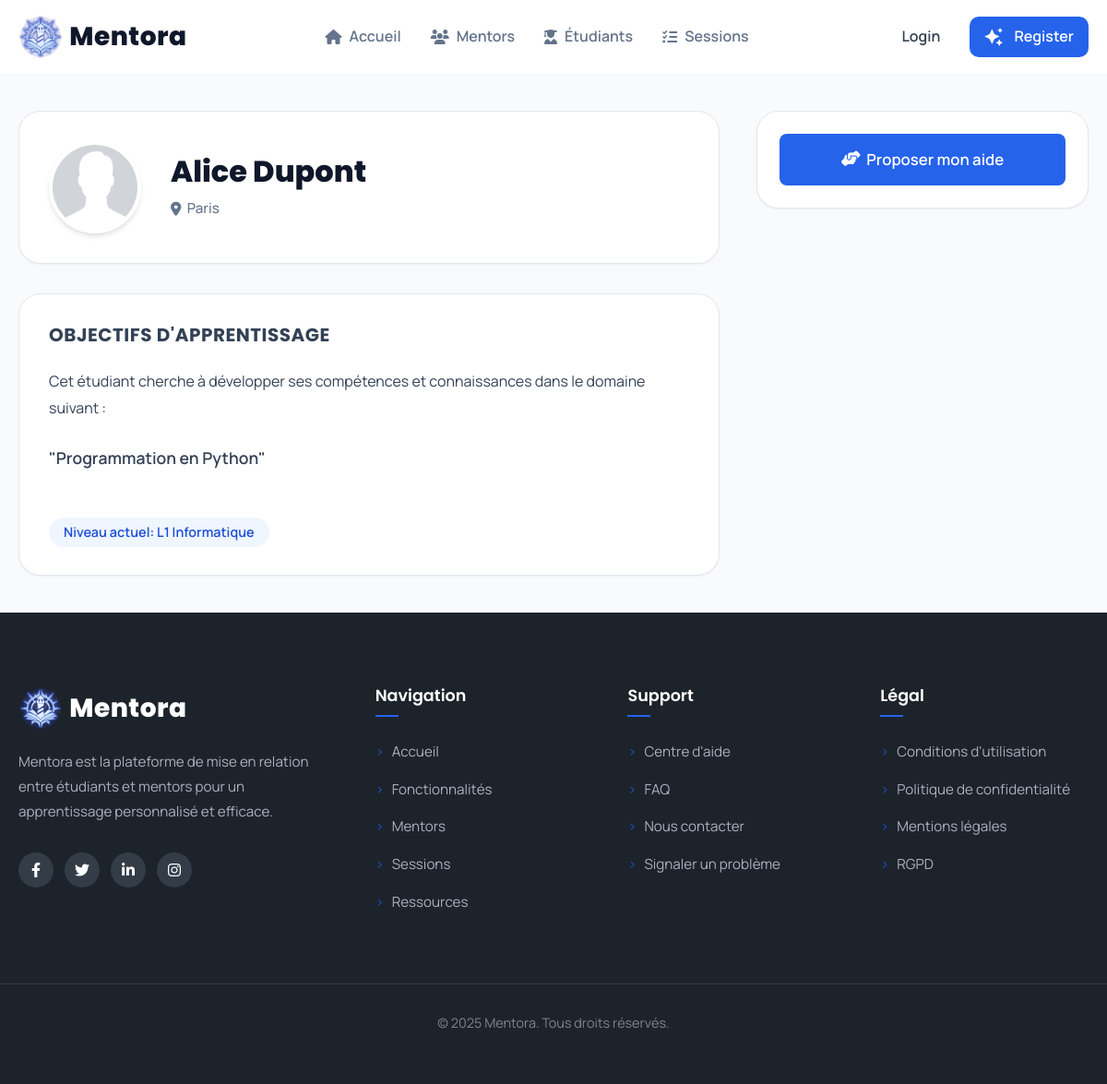
The app's page /student_profile.php?id=1 with its own data.
### tables this page shows
CREATE TABLE Etudiant (
    idEtudiant INT AUTO_INCREMENT PRIMARY KEY,
    niveau VARCHAR(50) DEFAULT 'Non spécifié',
    sujetRecherche VARCHAR(255) DEFAULT 'Besoin d\'aide générale',
    idUtilisateur INT NOT NULL UNIQUE,
    FOREIGN KEY (idUtilisateur) REFERENCES Utilisateur(idUtilisateur)
        ON DELETE CASCADE ON UPDATE CASCADE
);

CREATE TABLE Utilisateur (
    idUtilisateur INT AUTO_INCREMENT PRIMARY KEY,
    nomUtilisateur VARCHAR(50) NOT NULL,
    prenomUtilisateur VARCHAR(50) NOT NULL,
    emailUtilisateur VARCHAR(200) NOT NULL UNIQUE,
    motDePasse VARCHAR(255) NOT NULL,
    role ENUM('etudiant', 'mentor') NOT NULL,
    ville VARCHAR(100),
    photoUrl VARCHAR(255) DEFAULT 'default_avatar.png',
    verified BOOLEAN NOT NULL DEFAULT FALSE,
    INDEX idx_email (emailUtilisateur)
);

### config/helpers.php (called while the page is built, shortened)
<?php
function get_profile_image_path($photoUrl) {
    $default_web_path = '../assets/images/default_avatar.png';
    return $default_web_path;
}
?>

### public/student_profile.php (the view, shortened to what this page needs)
<?php
require '../config/config.php';
require '../config/helpers.php';
$studentId = (int)$_GET['id'];
$stmt = $pdo->prepare("
    SELECT u.prenomUtilisateur, u.nomUtilisateur, u.ville, u.photoUrl, e.niveau, e.sujetRecherche
    FROM Etudiant e JOIN Utilisateur u ON e.idUtilisateur = u.idUtilisateur
    WHERE e.idEtudiant = :student_id");
$stmt->execute([':student_id' => $studentId]);
$student = $stmt->fetch(PDO::FETCH_ASSOC);
require_once '../includes/header.php';
?>
<link rel="stylesheet" href="../assets/css/profile.css?v=<?php echo time(); ?>">
<main class="profile-page-main">
    <div class="container">
       <div class="profile-container">
            <div class="profile-main-content">
                <div class="profile-header-card">
                    <img src="<?= get_profile_image_path($student['photoUrl']) ?>" alt="Photo de <?= htmlspecialchars($student['prenomUtilisateur']) ?>" class="profile-header-avatar">
                    <div class="profile-header-info">
                        <h1><?= htmlspecialchars($student['prenomUtilisateur'] . ' ' . $student['nomUtilisateur']) ?></h1>
                        <div class="profile-header-meta">
                             <?php if (!empty($student['ville'])): ?>
                                <div class="location"><i class="fas fa-map-marker-alt"></i> <?= htmlspecialchars($student['ville']) ?></div>
                            <?php endif; ?>
                        </div>
                    </div>
                </div>
                <div class="content-card">
                    <h2>Objectifs d'apprentissage</h2>
                    <p>Cet étudiant cherche à développer ses compétences et connaissances dans le domaine suivant :</p>
                    <p style="font-size: 1.1rem; font-weight: 600;">"<?= htmlspecialchars($student['sujetRecherche']) ?>"</p>
                    <br>
                    <span class="tag">Niveau actuel: <?= htmlspecialchars($student['niveau']) ?></span>
                </div>
            </div>
            <aside class="profile-sidebar">
                <div class="sidebar-card">
                     <a href="#" class="btn btn-primary"><i class="fas fa-hands-helping"></i>&nbsp; Proposer mon aide</a>
                </div>
            </aside>
        </div>
    </div>
</main>
<?php require_once '../includes/footer.php'; ?>

### assets/css/index.css (style rules this page uses)
:root { --primary-blue: #2563eb; --primary-blue-dark: #1d4ed8; --accent-yellow: #f59e0b; --accent-yellow-dark: #d97706; --slate-900: #0f172a; --slate-700: #334155; --slate-500: #64748b; --slate-200: #e2e8f0; --slate-100: #f1f5f9; --slate-50: #f8fafc; --white: #ffffff; --success: #10b981; --success-light: #ecfdf5; --danger: #ef4444; --shadow-sm: 0 1px 2px 0 rgb(0 0 0 / 0.05); --shadow-md: 0 4px 6px -1px rgb(0 0 0 / 0.1), 0 2px 4px -2px rgb(0 0 0 / 0.1); --shadow-lg: 0 10px 15px -3px rgb(0 0 0 / 0.1), 0 4px 6px -4px rgb(0 0 0 / 0.1); --shadow-xl: 0 20px 25px -5px rgb(0 0 0 / 0.1), 0 8px 10px -6px rgb(0 0 0 / 0.1); --border-radius-sm: 8px; --border-radius-md: 16px; --border-radius-lg: 24px; --transition: all 0.3s cubic-bezier(0.4, 0, 0.2, 1); --space-xs: 0.5rem; --space-sm: 1rem; --space-md: 1.5rem; --space-lg: 2rem; --space-xl: 3rem; --space-2xl: 4rem; --container-width: 1240px; --container-padding: 1.25rem; }
* { margin: 0; padding: 0; box-sizing: border-box; }
html { scroll-behavior: smooth; font-size: 16px; }
body { font-family: 'Manrope', sans-serif; background-color: var(--white); color: var(--slate-700); line-height: 1.7; -webkit-font-smoothing: antialiased; -moz-osx-font-smoothing: grayscale; overflow-x: hidden; }
h1, h2, h3, h4, h5, h6 { font-family: 'Poppins', sans-serif; color: var(--slate-900); font-weight: 700; line-height: 1.2; margin-bottom: 1rem; }
p { margin-bottom: 1.5rem; }
a { color: var(--primary-blue); text-decoration: none; transition: var(--transition); }
img { max-width: 100%; height: auto; display: block; }
main { flex: 1 0 auto; }
.container { width: 100%; max-width: var(--container-width); margin: 0 auto; padding: 0 var(--container-padding); }
.btn { display: inline-flex; align-items: center; justify-content: center; padding: 0.75rem 1.5rem; border-radius: var(--border-radius-sm); font-weight: 600; font-size: 1rem; text-align: center; cursor: pointer; transition: var(--transition); border: none; text-decoration: none; }
.btn-primary { background-color: var(--primary-blue); color: var(--white); box-shadow: var(--shadow-sm); }

### assets/css/profile.css (style rules this page uses)
:root { --profile-bg: #f8fafc; }
.profile-page-main { background-color: var(--profile-bg); padding: 2.5rem 0; }
.profile-container { display: grid; grid-template-columns: 1fr 360px; align-items: flex-start; gap: 2.5rem; }
.profile-main-content { display: flex; flex-direction: column; gap: 2rem; }
.profile-header-card { background-color: var(--white); padding: 2rem; border-radius: var(--border-radius-lg); border: 1px solid var(--slate-200); box-shadow: var(--shadow-sm); display: flex; align-items: center; gap: 2rem; }
.profile-header-avatar { width: 100px; height: 100px; border-radius: 50%; object-fit: cover; flex-shrink: 0; border: 4px solid var(--white); box-shadow: var(--shadow-md); }
.profile-header-info h1 { font-size: 2rem; font-weight: 800; margin-bottom: 0.5rem; }
.profile-header-meta { display: flex; align-items: center; gap: 1.5rem; color: var(--slate-500); font-weight: 500; font-size: 0.95rem; }
.profile-header-meta .location { display: flex; align-items: center; gap: 0.4rem; }
.content-card { background: var(--white); border: 1px solid var(--slate-200); border-radius: var(--border-radius-lg); padding: 2rem; box-shadow: var(--shadow-sm); }
.content-card h2 { font-size: 1.25rem; font-weight: 700; text-transform: uppercase; letter-spacing: 0.5px; color: var(--slate-800); margin-bottom: 1.5rem; }
.content-card p { color: var(--slate-600); line-height: 1.8; }
.tag { background-color: #eff6ff; color: var(--primary-blue-dark); padding: 0.4rem 1rem; border-radius: 999px; font-weight: 600; font-size: 0.9rem; }
.profile-sidebar { position: sticky; top: 100px; display: flex; flex-direction: column; gap: 2rem; }
.sidebar-card { background: var(--white); border-radius: var(--border-radius-lg); border: 1px solid var(--slate-200); padding: 1.5rem; box-shadow: var(--shadow-sm); }
.sidebar-card .btn { width: 100%; padding: 0.85rem; font-size: 1.05rem; }

### records on screen
etudiant: idUtilisateur.photoUrl (placeholder picture), idUtilisateur.nomUtilisateur "Alice Dupont", idUtilisateur.ville "Paris", sujetRecherche "Programmation en Python", niveau "L1 Informatique"
